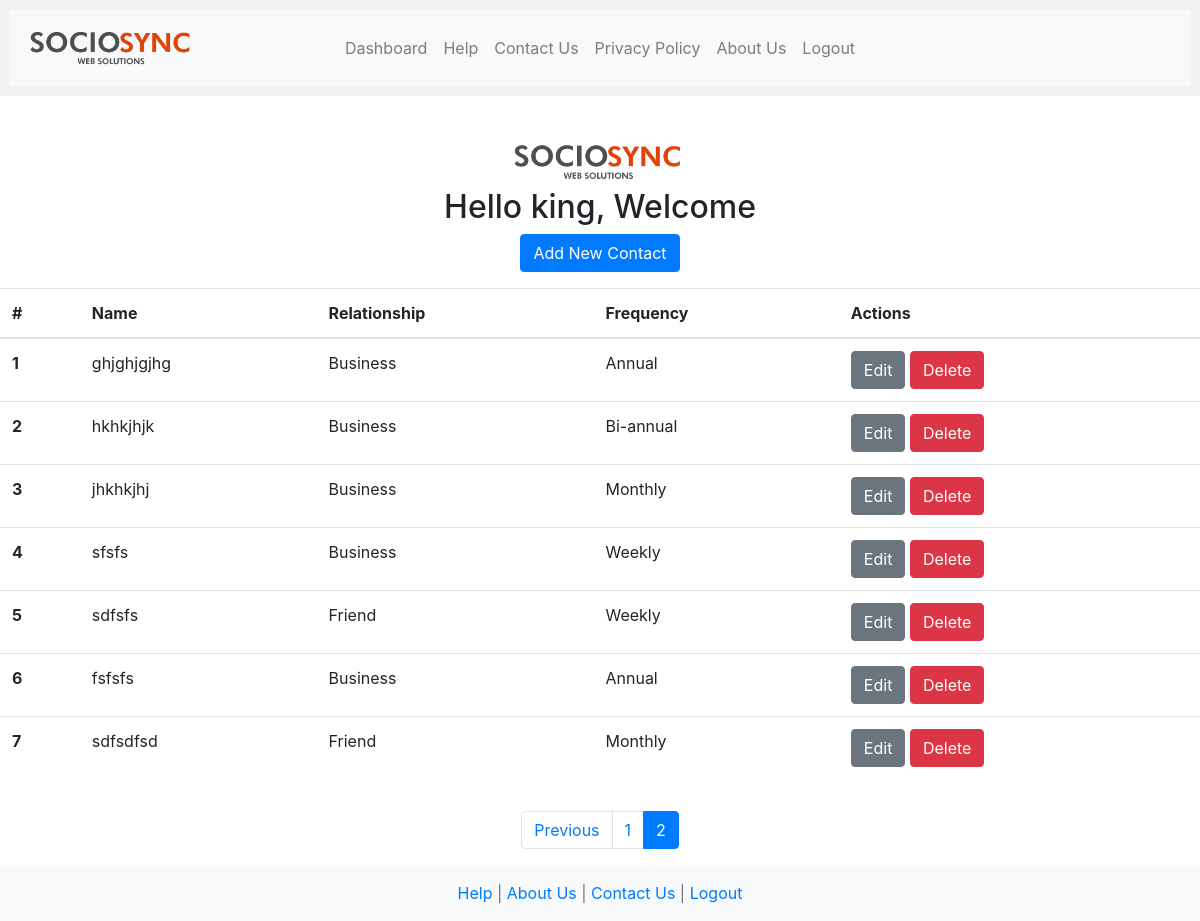
The app's page /user_auth/dashboard/?page=3 (signed in), older data.
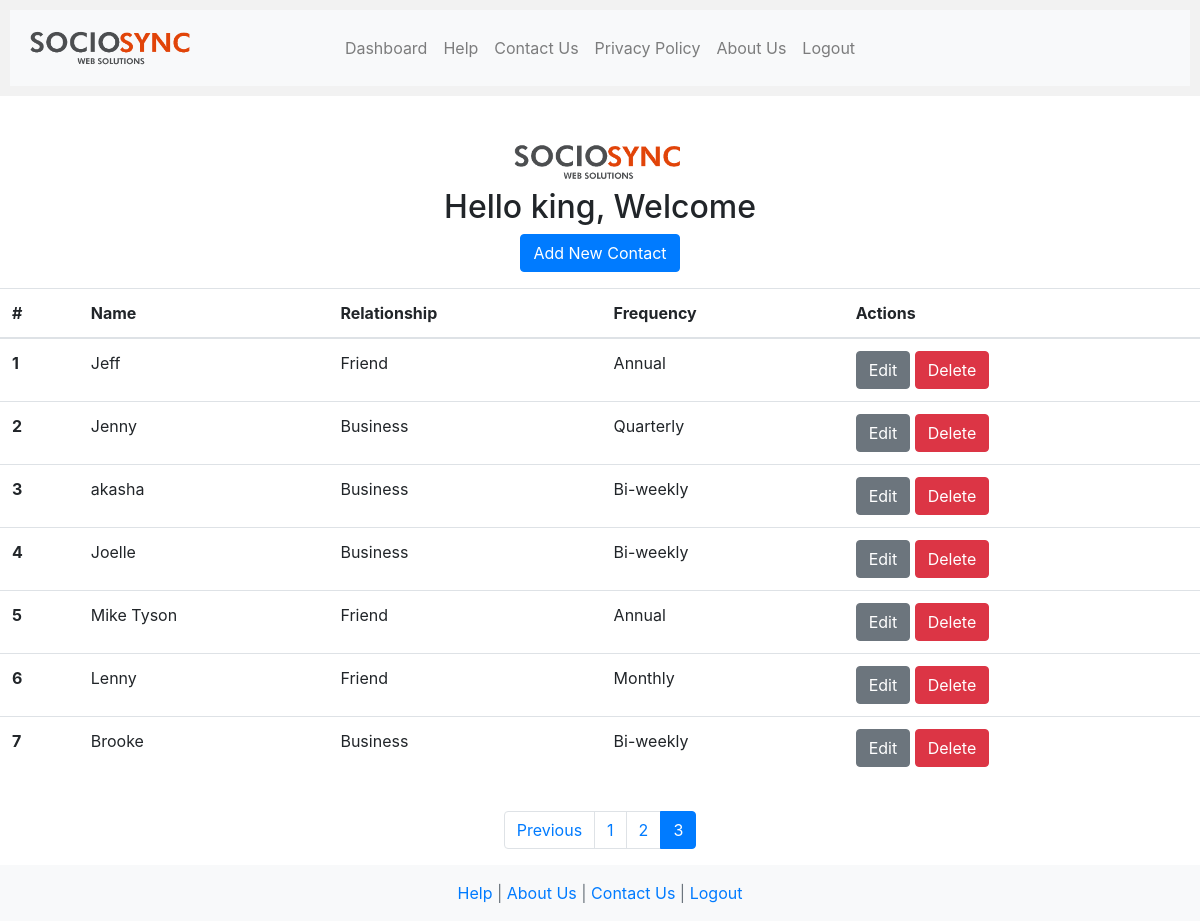
The same page, newer data.
### contact_management/models.py (models this page shows, shortened)
class Contact(models.Model):
    RELATIONSHIP_CHOICES = [
        ('Business', 'Business'),
        ('Friend', 'Friend'),
        ('Worker', 'Worker'),
    ]
    FREQUENCY_CHOICES = [
        ('Daily', 'Daily'),
        ('Weekly', 'Weekly'),
        ('Bi-weekly', 'Bi-weekly'),
        ('Monthly', 'Monthly'),
        ('Quarterly', 'Quarterly'),
        ('Bi-annual', 'Bi-annual'),
        ('Annual', 'Annual'),
    ]
    user = models.ForeignKey(get_user_model(), on_delete=models.CASCADE)
    name = models.CharField(max_length=255)
    relationship = models.CharField(choices=RELATIONSHIP_CHOICES, max_length=10)
    frequency = models.CharField(choices=FREQUENCY_CHOICES, max_length=10)
    next_reminder = models.DateTimeField()

### user_auth/views.py (the view)
# urls.py: path('dashboard/', views.dashboard_view, name='dashboard'),
@login_required
def dashboard_view(request):
    contact_list = Contact.objects.filter(user=request.user)
    paginator = Paginator(contact_list, 10)  # Show 10 contacts per page.
    page_number = request.GET.get('page')
    contacts = paginator.get_page(page_number)
    return render(request, 'dashboard.html', {'contacts': contacts})

### user_auth/templates/dashboard.html (shortened to what this page needs)
{% extends "base_generic2.html" %}
{% load static %}
{% block content %}
    <div class="banner text-center">
        <img src="{% static 'user_auth/img/logo.png' %}" alt="Logo" style="width: 15%;">
    </div>
    <h2 class="text-center">Hello {{ user.username }}, Welcome</h2>
    <div class="d-flex justify-content-center mb-3">
        <button type="button" class="btn btn-primary" onclick="window.location.href='{% url 'contact_create' %}'">Add New Contact</button>
    </div>
    <div class="table-responsive">
        <table class="table">
            <thead>
                <tr>
                    <th scope="col">#</th>
                    <th scope="col">Name</th>
                    <th scope="col">Relationship</th>
                    <th scope="col">Frequency</th>
                    <th scope="col">Actions</th>
                </tr>
            </thead>
            <tbody>
                {% for contact in contacts %}
                <tr>
                    <th scope="row">{{ forloop.counter }}</th>
                    <td>{{ contact.name }}</td>
                    <td>{{ contact.relationship }}</td>
                    <td>{{ contact.frequency }}</td>
                    <td>
                        <button type="button" class="btn btn-secondary" onclick="window.location.href='{% url 'edit_contact' contact.id %}'">Edit</button>
                        <button type="button" class="btn btn-danger" onclick="window.location.href='{% url 'delete_contact' contact.id %}'">Delete</button>
                    </td>
                </tr>
                {% endfor %}
            </tbody>
        </table>
    </div>
    <div class="d-flex justify-content-center mt-3">
        <nav aria-label="Contacts pagination">
            <ul class="pagination">
                {% if contacts.has_previous %}
                <li class="page-item">
                    <a class="page-link" href="?page={{ contacts.previous_page_number }}">Previous</a>
                </li>
                {% endif %}
                {% for page in contacts.paginator.page_range %}
                {% if contacts.number == page %}
                <li class="page-item active">
                    <a class="page-link" href="?page={{ page }}">{{ page }}</a>
                </li>
                {% else %}
                <li class="page-item">
                    <a class="page-link" href="?page={{ page }}">{{ page }}</a>
                </li>
                {% endif %}
                {% endfor %}
            </ul>
        </nav>
    </div>
{% endblock %}

Row changes from the older to the newer data that the page shows:
no longer on this page (row unchanged): Contact: name "ghjghjgjhg", relationship "Business", frequency "Annual"
no longer on this page (row unchanged): Contact: name "hkhkjhjk", relationship "Business", frequency "Bi-annual"
no longer on this page (row unchanged): Contact: name "jhkhkjhj", relationship "Business", frequency "Monthly"
no longer on this page (row unchanged): Contact: name "sfsfs", relationship "Business", frequency "Weekly"
no longer on this page (row unchanged): Contact: name "sdfsfs", relationship "Friend", frequency "Weekly"
no longer on this page (row unchanged): Contact: name "fsfsfs", relationship "Business", frequency "Annual"
no longer on this page (row unchanged): Contact: name "sdfsdfsd", relationship "Friend", frequency "Monthly"
added Contact: name "Jeff", relationship "Friend", frequency "Annual"
added Contact: name "Jenny", relationship "Business", frequency "Quarterly"
added Contact: name "akasha", relationship "Business", frequency "Bi-weekly"
added Contact: name "Joelle", relationship "Business", frequency "Bi-weekly"
added Contact: name "Mike Tyson", relationship "Friend", frequency "Annual"
added Contact: name "Lenny", relationship "Friend", frequency "Monthly"
added Contact: name "Brooke", relationship "Business", frequency "Bi-weekly"
Text that changed along with them:
list line gone: "2"
new list line: "2"
new list line: "3"
